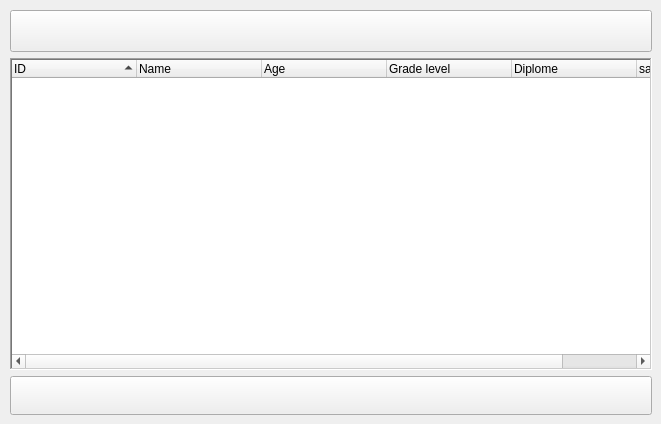
        <widget class="QWidget" name="tab_4">
         <attribute name="icon">
          <iconset resource="../Ressources.qrc">
           <normaloff>:/Icones/Ressources/Teachers-icon.png</normaloff>:/Icones/Ressources/Teachers-icon.png</iconset>
         </attribute>
         <attribute name="title">
          <string>Employees</string>
         </attribute>
         <widget class="QPushButton" name="refresh_4">
          <property name="geometry">
           <rect>
            <x>10</x>
            <y>10</y>
            <width>642</width>
            <height>42</height>
           </rect>
          </property>
          <property name="text">
           <string/>
          </property>
          <property name="icon">
           <iconset resource="../Ressources.qrc">
            <normaloff>:/Icones/Ressources/reload_refresh.000.png</normaloff>:/Icones/Ressources/reload_refresh.000.png</iconset>
          </property>
          <property name="iconSize">
           <size>
            <width>34</width>
            <height>34</height>
           </size>
          </property>
         </widget>
         <widget class="QPushButton" name="manage_4">
          <property name="geometry">
           <rect>
            <x>10</x>
            <y>376</y>
            <width>642</width>
            <height>39</height>
           </rect>
          </property>
          <property name="text">
           <string/>
          </property>
          <property name="icon">
           <iconset resource="../Ressources.qrc">
            <normaloff>:/Icones/Ressources/settings-icon.png</normaloff>:/Icones/Ressources/settings-icon.png</iconset>
          </property>
          <property name="iconSize">
           <size>
            <width>31</width>
            <height>31</height>
           </size>
          </property>
         </widget>
         <widget class="QTreeWidget" name="treeWidget_5">
          <property name="geometry">
           <rect>
            <x>10</x>
            <y>58</y>
            <width>642</width>
            <height>312</height>
           </rect>
          </property>
          <property name="font">
           <font>
            <weight>50</weight>
            <bold>false</bold>
           </font>
          </property>
          <property name="cursor" stdset="0">
           <cursorShape>PointingHandCursor</cursorShape>
          </property>
          <property name="contextMenuPolicy">
           <enum>Qt::DefaultContextMenu</enum>
          </property>
          <property name="acceptDrops">
           <bool>false</bool>
          </property>
          <property name="styleSheet">
           <string notr="true">QTreeView {
     show-decoration-selected: 1;
 }

 QTreeView::item {
      border: 1px solid #d9d9d9;
     border-top-color: transparent;
     border-bottom-color: transparent;
 }

 QTreeView::item:hover {
     background: qlineargradient(x1: 0, y1: 0, x2: 0, y2: 1, stop: 0 #e7effd, stop: 1 #cbdaf1);
     border: 1px solid #bfcde4;
 }

 QTreeView::item:selected {
     border: 1px solid #567dbc;
 }

 QTreeView::item:selected:active{
     background: qlineargradient(x1: 0, y1: 0, x2: 0, y2: 1, stop: 0 #6ea1f1, stop: 1 #567dbc);
 }

 QTreeView::item:selected:!active {
     background: qlineargradient(x1: 0, y1: 0, x2: 0, y2: 1, stop: 0 #6b9be8, stop: 1 #577fbf);
 }</string>
          </property>
          <property name="frameShape">
           <enum>QFrame::WinPanel</enum>
          </property>
          <property name="frameShadow">
           <enum>QFrame::Sunken</enum>
          </property>
          <property name="dragDropMode">
           <enum>QAbstractItemView::NoDragDrop</enum>
          </property>
          <property name="selectionMode">
           <enum>QAbstractItemView::ContiguousSelection</enum>
          </property>
          <property name="selectionBehavior">
           <enum>QAbstractItemView::SelectRows</enum>
          </property>
          <property name="iconSize">
           <size>
            <width>0</width>
            <height>0</height>
           </size>
          </property>
          <property name="textElideMode">
           <enum>Qt::ElideMiddle</enum>
          </property>
          <property name="rootIsDecorated">
           <bool>true</bool>
          </property>
          <property name="uniformRowHeights">
           <bool>true</bool>
          </property>
          <property name="sortingEnabled">
           <bool>true</bool>
          </property>
          <property name="animated">
           <bool>true</bool>
          </property>
          <property name="allColumnsShowFocus">
           <bool>true</bool>
          </property>
          <attribute name="headerDefaultSectionSize">
           <number>125</number>
          </attribute>
          <attribute name="headerHighlightSections">
           <bool>true</bool>
          </attribute>
          <attribute name="headerMinimumSectionSize">
           <number>26</number>
          </attribute>
          <column>
           <property name="text">
            <string>ID</string>
           </property>
          </column>
          <column>
           <property name="text">
            <string>Name</string>
           </property>
          </column>
          <column>
           <property name="text">
            <string>Age</string>
           </property>
          </column>
          <column>
           <property name="text">
            <string>Grade level</string>
           </property>
          </column>
          <column>
           <property name="text">
            <string>Diplome</string>
           </property>
          </column>
          <column>
           <property name="text">
            <string>salary</string>
           </property>
          </column>
         </widget>
        </widget>
